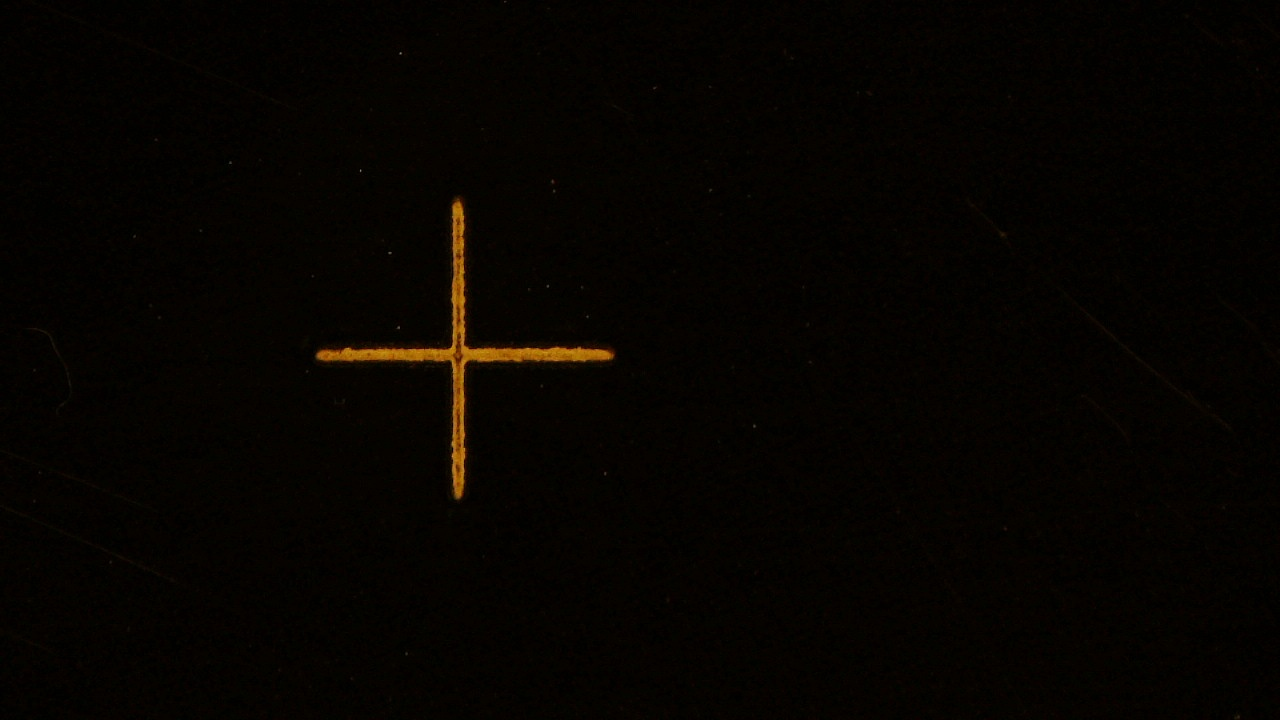
#> input picture Vorobev/cross_kim_dataset/21FTD9~P.JPG, 1280 x 720 px; its folder holds only this picture in this run
$ python -i detector.py   (imports and definitions only)
#> lines starting #> are read from the running program, lines starting #| are printed output that depends on the picture
import cv2
import numpy as np
import math

# [38 lines left out: function process_with_params, not called in this run]


def find_cross_rough_center(gray_img):
    h, w = gray_img.shape[:2]
    steps = []
    steps.append((cv2.cvtColor(gray_img, cv2.COLOR_GRAY2BGR), "0. Исходник (gray)"))

    bg_kernel = cv2.getStructuringElement(cv2.MORPH_RECT, (101, 101))
    background = cv2.morphologyEx(gray_img, cv2.MORPH_OPEN, bg_kernel)
    normalized = cv2.subtract(gray_img, background)
    steps.append((normalized.copy(), "1. Нормализация фона"))

    vert_size = max(15, h // 10)
    horiz_size = max(15, w // 10)

    vert_kernel = cv2.getStructuringElement(cv2.MORPH_RECT, (1, vert_size))
    horiz_kernel = cv2.getStructuringElement(cv2.MORPH_RECT, (horiz_size, 1))

    vert_lines = cv2.morphologyEx(normalized, cv2.MORPH_OPEN, vert_kernel)
    horiz_lines = cv2.morphologyEx(normalized, cv2.MORPH_OPEN, horiz_kernel)

    steps.append((vert_lines.copy(), "2. Вертикальные линии"))
    steps.append((horiz_lines.copy(), "3. Горизонтальные линии"))

    vert_f = vert_lines.astype(np.float32)
    horiz_f = horiz_lines.astype(np.float32)

    if vert_f.max() > 0: vert_f /= vert_f.max()
    if horiz_f.max() > 0: horiz_f /= horiz_f.max()

    intersection_map = vert_f * horiz_f
    intersection_map = cv2.GaussianBlur(intersection_map, (31, 31), 0)

    if intersection_map.max() > 0:
        heat_vis = (intersection_map / intersection_map.max() * 255).astype(np.uint8)
        heat_colored = cv2.applyColorMap(heat_vis, cv2.COLORMAP_JET)
        steps.append((heat_colored, "4. Карта пересечений"))
    else:
        steps.append((np.zeros((h, w, 3), dtype=np.uint8), "4. Карта пересечений (пусто)"))

    if intersection_map.max() < 1e-8:
        return None, None, None, normalized, steps

    peak_candidates = _find_all_peaks(intersection_map, min_distance=30)

    if not peak_candidates:
        _, _, _, max_loc = cv2.minMaxLoc(intersection_map)
        peak_candidates = [{'x': float(max_loc[0]), 'y': float(max_loc[1]),
                            'strength': intersection_map[max_loc[1], max_loc[0]]}]

    best_cx, best_cy, best_score = _select_best_peak_by_symmetry(
        peak_candidates, normalized, vert_lines, horiz_lines
    )

    result_vis = cv2.cvtColor(gray_img, cv2.COLOR_GRAY2BGR)
    for cand in peak_candidates:
        cv2.circle(result_vis, (int(cand['x']), int(cand['y'])), 8, (0, 255, 0), 1)
    cv2.circle(result_vis, (int(best_cx), int(best_cy)), 15, (0, 0, 255), 2)
    cv2.drawMarker(result_vis, (int(best_cx), int(best_cy)),
                   (0, 0, 255), cv2.MARKER_CROSS, 30, 2)
    steps.append((result_vis,
                  f"5. Грубый центр ({int(best_cx)}, {int(best_cy)}) из {len(peak_candidates)} пиков"))

    box_size = 40
    box = (int(best_cx) - box_size // 2, int(best_cy) - box_size // 2, box_size, box_size)

    return best_cx, best_cy, box, normalized, steps


def _find_all_peaks(score_map, min_distance=30):
    peaks = []
    temp_map = score_map.copy()

    threshold = temp_map.max() * 0.30

    while True:
        _, max_val, _, max_loc = cv2.minMaxLoc(temp_map)
        if max_val < threshold:
            break

        peaks.append({
            'x': float(max_loc[0]),
            'y': float(max_loc[1]),
            'strength': float(max_val)
        })

        cv2.circle(temp_map, max_loc, min_distance, 0, -1)

    return peaks


def _select_best_peak_by_symmetry(peaks, normalized_img, vert_map, horiz_map):

    h, w = normalized_img.shape[:2]
    scan_len = min(h, w) // 4

    best_peak = None
    best_score = -1.0

    for peak in peaks:
        cx, cy = int(peak['x']), int(peak['y'])

        y_start_up = max(0, cy - scan_len)
        prof_up = normalized_img[y_start_up:cy, cx].astype(np.float32)[::-1]

        y_end_down = min(h, cy + scan_len)
        prof_down = normalized_img[cy:y_end_down, cx].astype(np.float32)

        x_start_left = max(0, cx - scan_len)
        prof_left = normalized_img[cy, x_start_left:cx].astype(np.float32)[::-1]

        x_end_right = min(w, cx + scan_len)
        prof_right = normalized_img[cy, cx:x_end_right].astype(np.float32)

        if any(len(p) < 5 for p in [prof_up, prof_down, prof_left, prof_right]):
            continue

        def ray_energy(profile, threshold_ratio=0.15):
            if len(profile) == 0: return 0.0
            peak_val = profile[0] if profile[0] > 0 else np.max(profile[:5])
            threshold = peak_val * threshold_ratio
            energy = 0.0
            for val in profile:
                if val < threshold: break
                energy += float(val)
            return energy

        e_up = ray_energy(prof_up)
        e_down = ray_energy(prof_down)
        e_left = ray_energy(prof_left)
        e_right = ray_energy(prof_right)

        def symmetry_score(e1, e2):
            if e1 + e2 < 1e-6: return 0.0
            return 1.0 - abs(e1 - e2) / (e1 + e2)

        sym_vert = symmetry_score(e_up, e_down)
        sym_horiz = symmetry_score(e_left, e_right)

        both_exist_vert = 1.0 if (e_up > 0 and e_down > 0) else 0.0
        both_exist_horiz = 1.0 if (e_left > 0 and e_right > 0) else 0.0

        total_score = (sym_vert + sym_horiz) * both_exist_vert * both_exist_horiz

        if total_score > best_score:
            best_score = total_score
            best_peak = peak

    if best_peak is None:
        best_peak = max(peaks, key=lambda p: p['strength'])

    return float(best_peak['x']), float(best_peak['y']), best_score

# [164 lines left out: functions refine_center_by_projections, order_points_quad, detect_coordinate_system, not called in this run]

>>> import cv2
>>> picture = cv2.imread('../cross_kim_dataset/21FTD9~P.JPG', cv2.IMREAD_GRAYSCALE)
>>> result = find_cross_rough_center(picture)
#> in find_cross_rough_center, `heat_colored = cv2.applyColorMap(heat_vis, cv2.COLORMAP_JET)`:
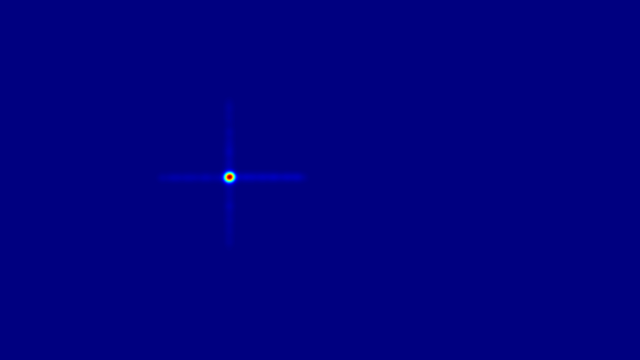
#> heat_colored: shape (720, 1280, 3) (shown at 1/2 size); mean B, G, R 128.4, 0.1, 0.1
#> in _find_all_peaks, `threshold = temp_map.max() * 0.30`: threshold = 0.0591
#> the loop in _find_all_peaks, `while True:` made 2 passes
#> (max_val, max_loc) on passes 1 to 2: (0.197, (459, 353)), (0.0119, (547, 354))
#> after the loop in _find_all_peaks, `while True:`:
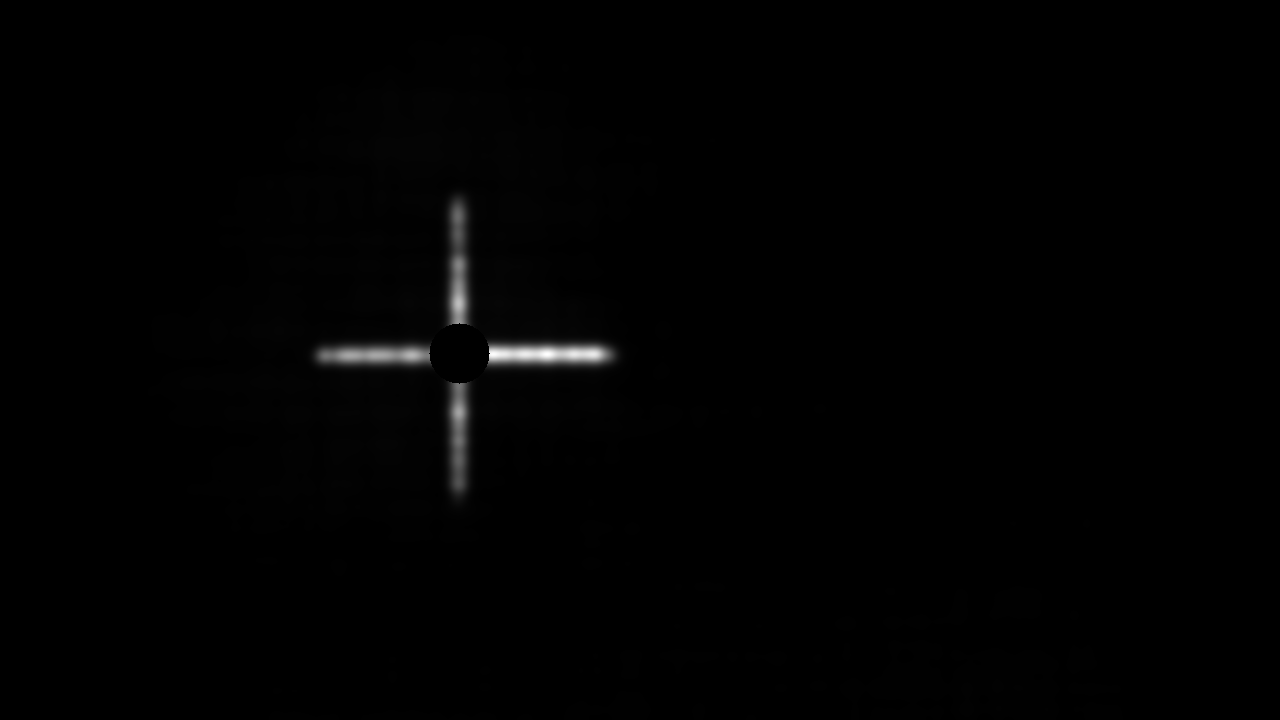
#> temp_map: shape (720, 1280) float32; min 0, max 0.0119, mean 8.7e-05; drawn with min black and max white
#> after the loop in _find_all_peaks, `while True:`: peaks = 1 item
#> the loop in _select_best_peak_by_symmetry, `for peak in peaks:` made 1 pass
#> (cx, cy, y_start_up, y_end_down, x_start_left, x_end_right) on pass 1: (459, 353, 173, 533, 279, 639)
#> after the loop in _select_best_peak_by_symmetry, `for peak in peaks:`: best_score = 1.93
#> in find_cross_rough_center, `best_cx, best_cy, best_score = _select_best_peak_by_symmetry( peak_can..`: best_cx = 459; best_cy = 353; best_score = 1.93
#> the loop in find_cross_rough_center, `for cand in peak_candidates:` made 1 pass
#> cand on pass 1: {'x': 459, 'y': 353, 'strength': 0.197}
#> after the loop in find_cross_rough_center, `for cand in peak_candidates:`:
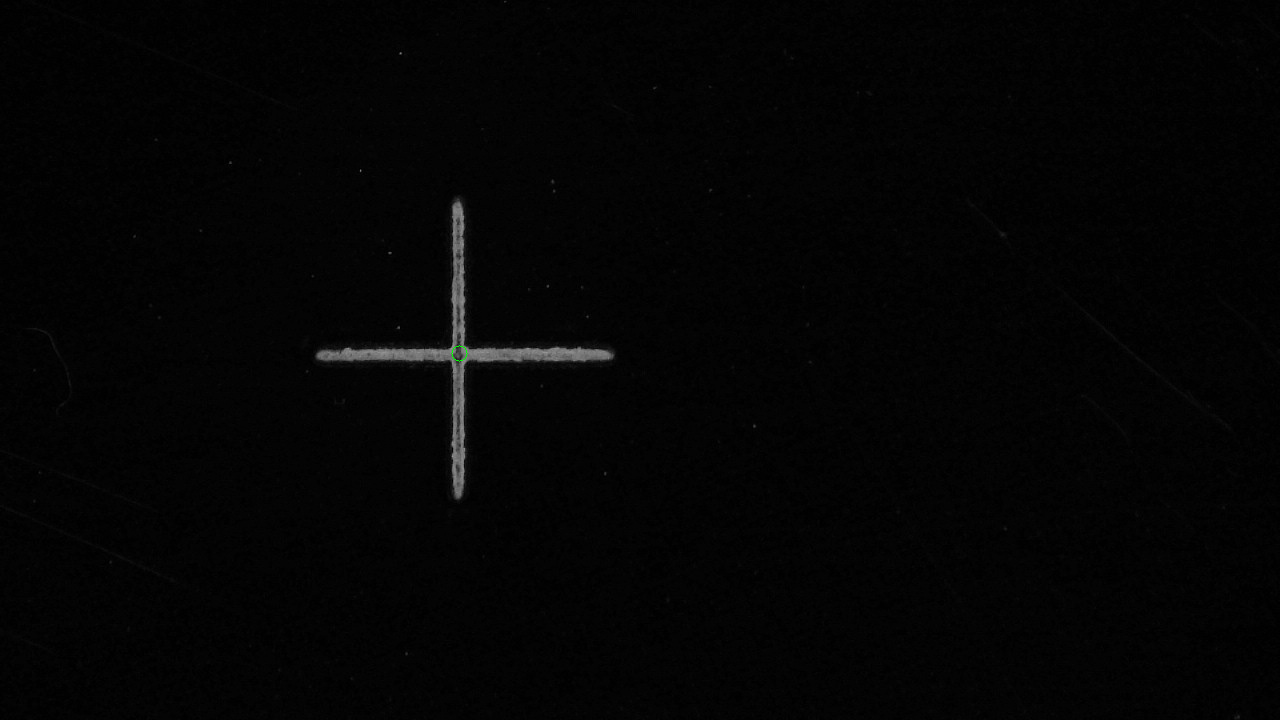
#> result_vis: shape (720, 1280, 3); mean B, G, R 3.8, 3.9, 3.8
#> in find_cross_rough_center, `box = (int(best_cx) - box_size // 2, int(best_cy) - box_size // 2, box..`: box = (439, 333, 40, 40)
#> result = 5 items

$ run again, on Vorobev/cross_kim_dataset/21LCC1~J.JPG
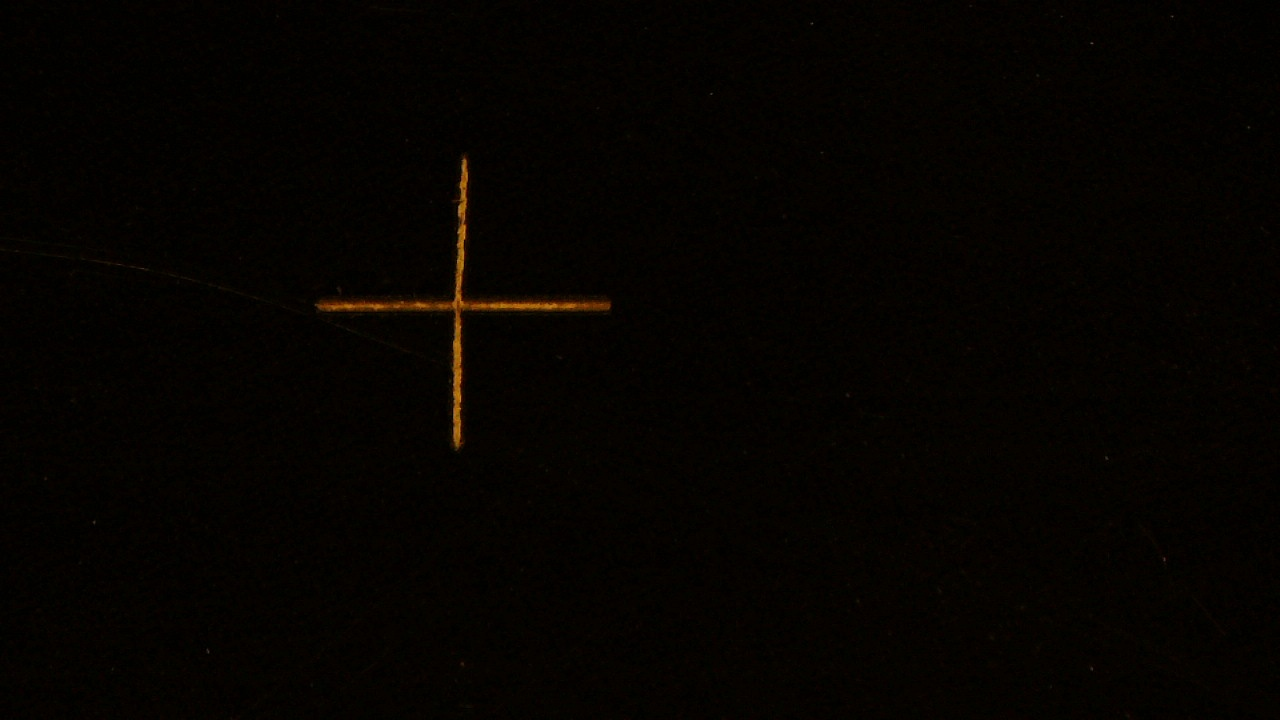
#> input picture Vorobev/cross_kim_dataset/21LCC1~J.JPG, 1280 x 720 px
#> background: shape (720, 1280); every value is 0
#> in _find_all_peaks, `threshold = temp_map.max() * 0.30`: threshold = 0.0521
#> the loop in _find_all_peaks, `while True:` made 2 passes
#> (max_val, max_loc) on passes 1 to 2: (0.174, (458, 305)), (0.00695, (571, 305))
#> after the loop in _find_all_peaks, `while True:`:
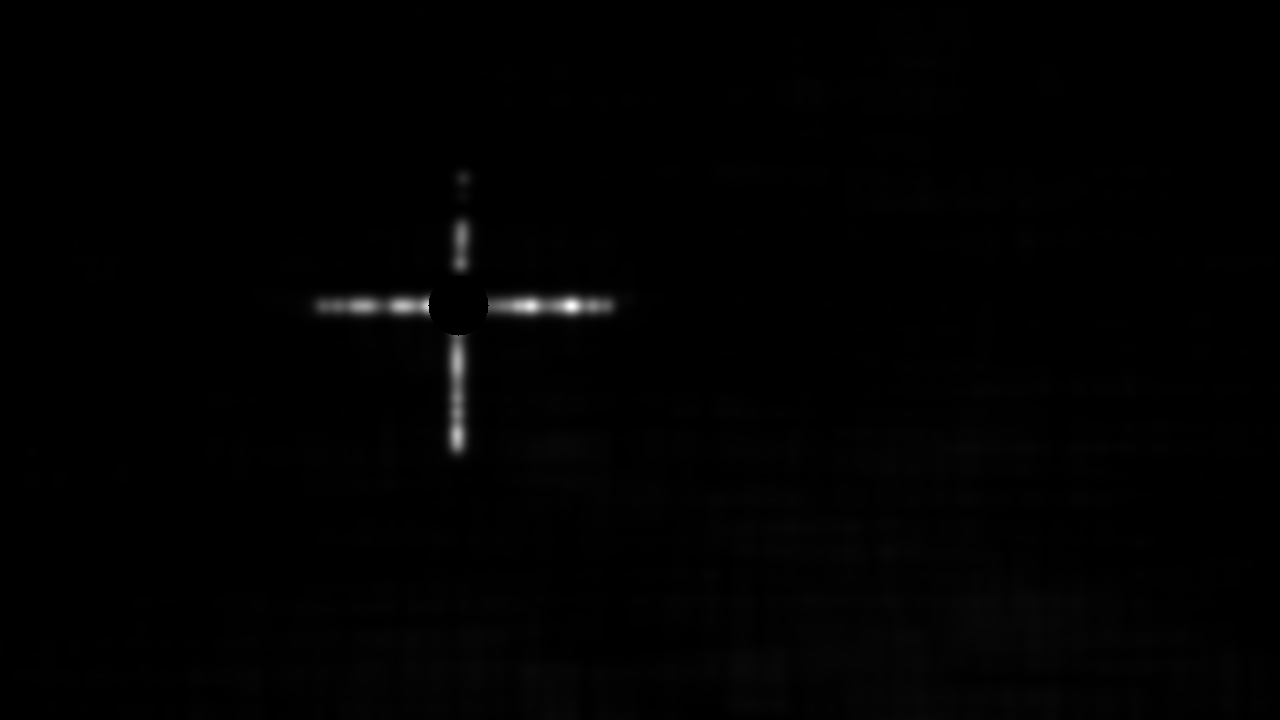
#> temp_map: shape (720, 1280) float32; min 0, max 0.00695, mean 5.43e-05; drawn with min black and max white
#> after the loop in _find_all_peaks, `while True:`: peaks = 1 item
#> the loop in _select_best_peak_by_symmetry, `for peak in peaks:` made 1 pass
#> (cx, cy, y_start_up, y_end_down, x_start_left, x_end_right) on pass 1: (458, 305, 125, 485, 278, 638)
#> after the loop in _select_best_peak_by_symmetry, `for peak in peaks:`: best_score = 1.61
#> in find_cross_rough_center, `best_cx, best_cy, best_score = _select_best_peak_by_symmetry( peak_can..`: best_cx = 458; best_cy = 305; best_score = 1.61
#> the loop in find_cross_rough_center, `for cand in peak_candidates:` made 1 pass
#> cand on pass 1: {'x': 458, 'y': 305, 'strength': 0.174}
#> after the loop in find_cross_rough_center, `for cand in peak_candidates:`:
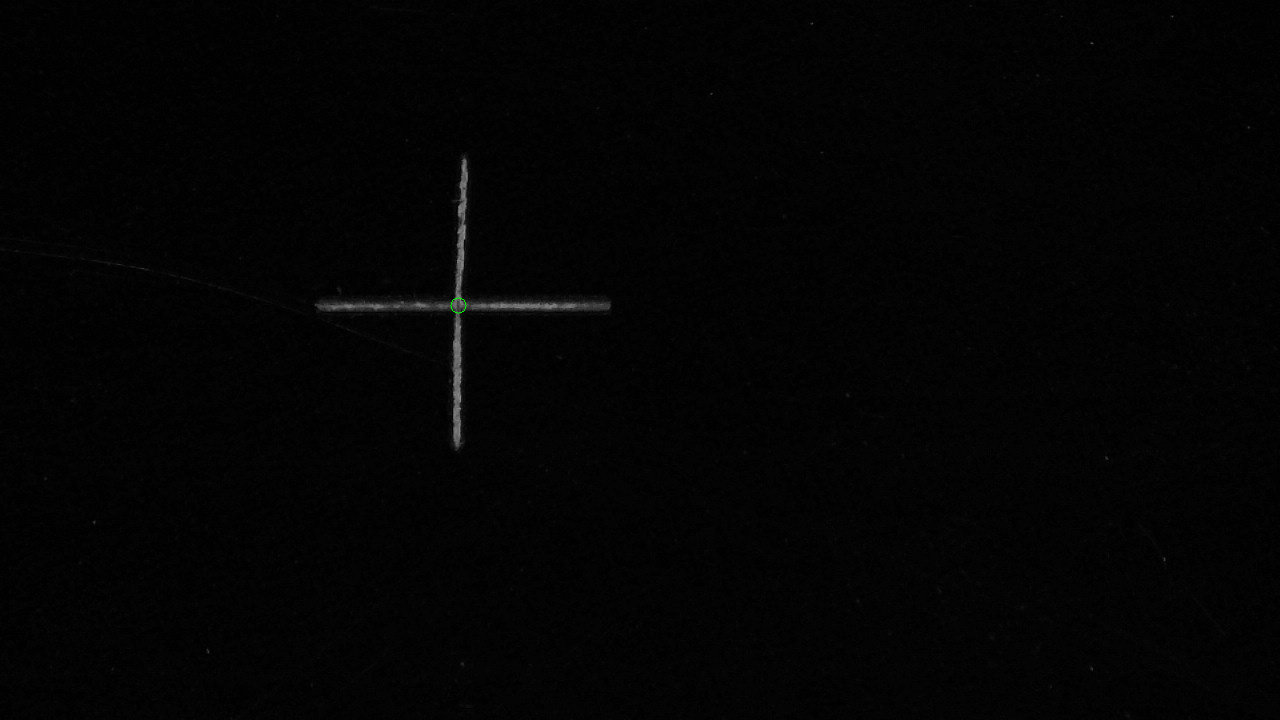
#> result_vis: shape (720, 1280, 3); mean B, G, R 3.3, 3.3, 3.3
#> box = (438, 285, 40, 40)
#> result = 5 items
